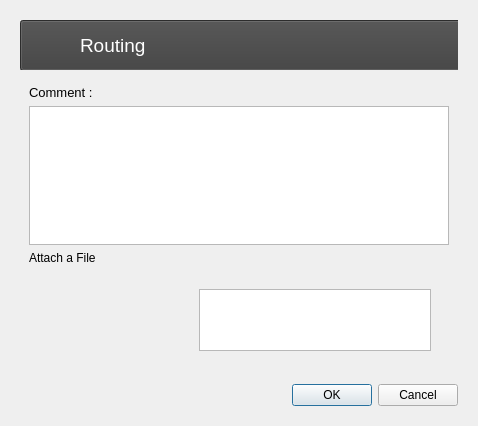
<?xml version="1.0" encoding="UTF-8"?>
<ui version="4.0">
 <class>Dialog</class>
 <widget class="QDialog" name="Dialog">
  <property name="geometry">
   <rect>
    <x>0</x>
    <y>0</y>
    <width>478</width>
    <height>426</height>
   </rect>
  </property>
  <property name="windowTitle">
   <string>Dialog</string>
  </property>
  <layout class="QVBoxLayout" name="verticalLayout">
   <item>
    <widget class="QWidget" name="widget" native="true">
     <layout class="QVBoxLayout" name="verticalLayout_2">
      <item>
       <widget class="QWidget" name="widget_11" native="true">
        <property name="minimumSize">
         <size>
          <width>0</width>
          <height>50</height>
         </size>
        </property>
        <property name="maximumSize">
         <size>
          <width>16777215</width>
          <height>50</height>
         </size>
        </property>
        <widget class="QPushButton" name="pushButton_17">
         <property name="geometry">
          <rect>
           <x>0</x>
           <y>0</y>
           <width>1920</width>
           <height>51</height>
          </rect>
         </property>
         <property name="minimumSize">
          <size>
           <width>1920</width>
           <height>0</height>
          </size>
         </property>
         <property name="styleSheet">
          <string notr="true">background-color: rgb(62, 62, 62);
</string>
         </property>
         <property name="text">
          <string/>
         </property>
        </widget>
        <widget class="QPushButton" name="design_7">
         <property name="geometry">
          <rect>
           <x>10</x>
           <y>0</y>
           <width>51</width>
           <height>51</height>
          </rect>
         </property>
         <property name="text">
          <string/>
         </property>
         <property name="icon">
          <iconset resource="icons.qrc">
           <normaloff>:/icons/SORSOGON.png</normaloff>
           <disabledoff>:/icons/SORSOGON.png</disabledoff>:/icons/SORSOGON.png</iconset>
         </property>
         <property name="iconSize">
          <size>
           <width>50</width>
           <height>50</height>
          </size>
         </property>
         <property name="flat">
          <bool>true</bool>
         </property>
        </widget>
        <widget class="QLabel" name="routing_label">
         <property name="geometry">
          <rect>
           <x>60</x>
           <y>10</y>
           <width>641</width>
           <height>31</height>
          </rect>
         </property>
         <property name="font">
          <font>
           <family>Segoe UI</family>
           <pointsize>14</pointsize>
          </font>
         </property>
         <property name="styleSheet">
          <string notr="true">color: rgb(255, 255, 255);</string>
         </property>
         <property name="text">
          <string>Routing</string>
         </property>
        </widget>
       </widget>
      </item>
      <item>
       <widget class="QWidget" name="widget_2" native="true">
        <layout class="QVBoxLayout" name="verticalLayout_3">
         <item>
          <widget class="QLabel" name="routing_label_comment">
           <property name="font">
            <font>
             <family>Segoe UI</family>
             <pointsize>10</pointsize>
            </font>
           </property>
           <property name="text">
            <string>Comment : </string>
           </property>
          </widget>
         </item>
         <item>
          <widget class="QPlainTextEdit" name="routing_text">
           <property name="font">
            <font>
             <family>Segoe UI</family>
             <pointsize>10</pointsize>
            </font>
           </property>
          </widget>
         </item>
         <item>
          <widget class="QLabel" name="label_2">
           <property name="text">
            <string>Attach a File</string>
           </property>
          </widget>
         </item>
         <item>
          <widget class="QWidget" name="widget_89" native="true">
           <property name="minimumSize">
            <size>
             <width>0</width>
             <height>80</height>
            </size>
           </property>
           <property name="maximumSize">
            <size>
             <width>16777215</width>
             <height>150</height>
            </size>
           </property>
           <layout class="QHBoxLayout" name="horizontalLayout_29">
            <item>
             <widget class="QPushButton" name="mail_urequest_upload_images">
              <property name="minimumSize">
               <size>
                <width>70</width>
                <height>70</height>
               </size>
              </property>
              <property name="maximumSize">
               <size>
                <width>70</width>
                <height>70</height>
               </size>
              </property>
              <property name="font">
               <font>
                <family>Segoe UI</family>
                <pointsize>9</pointsize>
               </font>
              </property>
              <property name="styleSheet">
               <string notr="true">background-color: rgb(85, 85, 127);
color: rgb(255, 255, 255);</string>
              </property>
              <property name="text">
               <string/>
              </property>
              <property name="icon">
               <iconset resource="icons.qrc">
                <normaloff>:/icons/upload_images.png</normaloff>:/icons/upload_images.png</iconset>
              </property>
              <property name="iconSize">
               <size>
                <width>75</width>
                <height>75</height>
               </size>
              </property>
              <property name="flat">
               <bool>true</bool>
              </property>
             </widget>
            </item>
            <item>
             <widget class="QPushButton" name="mail_urequest_upload_documents">
              <property name="minimumSize">
               <size>
                <width>70</width>
                <height>70</height>
               </size>
              </property>
              <property name="maximumSize">
               <size>
                <width>70</width>
                <height>70</height>
               </size>
              </property>
              <property name="font">
               <font>
                <family>Segoe UI</family>
                <pointsize>9</pointsize>
               </font>
              </property>
              <property name="styleSheet">
               <string notr="true">background-color: rgb(85, 85, 127);
color: rgb(255, 255, 255);</string>
              </property>
              <property name="text">
               <string/>
              </property>
              <property name="icon">
               <iconset resource="icons.qrc">
                <normaloff>:/icons/upload_documents.png</normaloff>:/icons/upload_documents.png</iconset>
              </property>
              <property name="iconSize">
               <size>
                <width>75</width>
                <height>75</height>
               </size>
              </property>
              <property name="flat">
               <bool>true</bool>
              </property>
             </widget>
            </item>
            <item>
             <widget class="QWidget" name="widget_116" native="true">
              <layout class="QVBoxLayout" name="verticalLayout_22">
               <item>
                <widget class="QListWidget" name="mail_urequest_upload_list"/>
               </item>
              </layout>
             </widget>
            </item>
           </layout>
          </widget>
         </item>
        </layout>
       </widget>
      </item>
      <item>
       <widget class="QDialogButtonBox" name="buttonBox">
        <property name="orientation">
         <enum>Qt::Horizontal</enum>
        </property>
        <property name="standardButtons">
         <set>QDialogButtonBox::Cancel|QDialogButtonBox::Ok</set>
        </property>
       </widget>
      </item>
     </layout>
    </widget>
   </item>
  </layout>
 </widget>
 <resources>
  <include location="icons.qrc"/>
 </resources>
 <connections>
  <connection>
   <sender>buttonBox</sender>
   <signal>accepted()</signal>
   <receiver>Dialog</receiver>
   <slot>accept()</slot>
   <hints>
    <hint type="sourcelabel">
     <x>248</x>
     <y>254</y>
    </hint>
    <hint type="destinationlabel">
     <x>157</x>
     <y>274</y>
    </hint>
   </hints>
  </connection>
  <connection>
   <sender>buttonBox</sender>
   <signal>rejected()</signal>
   <receiver>Dialog</receiver>
   <slot>reject()</slot>
   <hints>
    <hint type="sourcelabel">
     <x>316</x>
     <y>260</y>
    </hint>
    <hint type="destinationlabel">
     <x>286</x>
     <y>274</y>
    </hint>
   </hints>
  </connection>
 </connections>
</ui>
